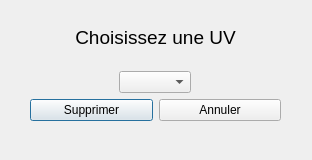
<?xml version="1.0" encoding="UTF-8"?>
<ui version="4.0">
 <class>Dialog</class>
 <widget class="QDialog" name="Dialog">
  <property name="geometry">
   <rect>
    <x>0</x>
    <y>0</y>
    <width>312</width>
    <height>160</height>
   </rect>
  </property>
  <property name="windowTitle">
   <string>Dialog</string>
  </property>
  <widget class="QWidget" name="verticalLayoutWidget">
   <property name="geometry">
    <rect>
     <x>30</x>
     <y>10</y>
     <width>251</width>
     <height>111</height>
    </rect>
   </property>
   <layout class="QVBoxLayout" name="verticalLayout">
    <item>
     <widget class="QLabel" name="label">
      <property name="text">
       <string>&lt;html&gt;&lt;head/&gt;&lt;body&gt;&lt;p align=&quot;center&quot;&gt;&lt;span style=&quot; font-size:14pt;&quot;&gt;Choisissez une UV&lt;/span&gt;&lt;/p&gt;&lt;/body&gt;&lt;/html&gt;</string>
      </property>
     </widget>
    </item>
    <item alignment="Qt::AlignHCenter">
     <widget class="QComboBox" name="comboBox"/>
    </item>
    <item>
     <layout class="QHBoxLayout" name="horizontalLayout_3">
      <item>
       <widget class="QPushButton" name="supprimer">
        <property name="text">
         <string>Supprimer</string>
        </property>
       </widget>
      </item>
      <item>
       <widget class="QPushButton" name="annuler">
        <property name="text">
         <string>Annuler</string>
        </property>
       </widget>
      </item>
     </layout>
    </item>
   </layout>
  </widget>
 </widget>
 <resources/>
 <connections/>
</ui>
